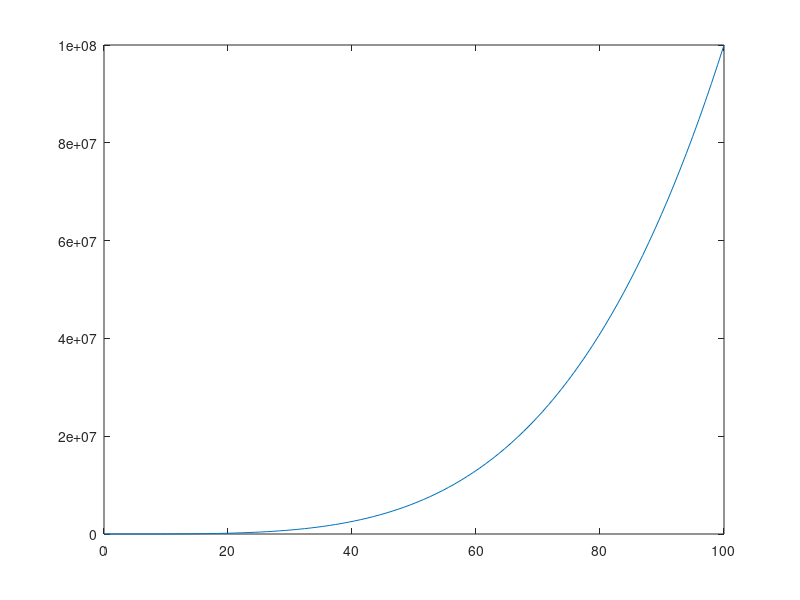

Source code (MATLAB): (Note: this script raises an error after producing the figure.)
clear all; close all; clc;

% we solve du/dt = a(t).u(t) + q(t) with u(t=0)=u0
% a(t) is an arbitrary function of time
% when employing a user-chosen exact solution, u=ue, then this
% automatically sets q(t)= du/dt-a.u. otherwise, q(t)=0

% end of simulation time
tend=100;

% coefficients for time dependence of exact solution, if selected
coef = [1 1 1 1 1 1]; % coef for t^0, t^1, t^2, t^3, t^4, t^5
coef = [0 0 0 0 1 1]; % coef for t^0, t^1, t^2, t^3, t^4, t^5

% a(t) choice 0(constant) 1(linear) 2(decay exp) 3(incr exp)
a_type = 0;
a_const=0; % used only if a_type=0

% solution type: 0(no mms) 1(linear) 2(quadratic) 3(cubic) 4(qurtic)
% 5(quintic)
solution_type = 4;

% time_discretization 'Crank-Nicholson' or 'SDIRK33' or 'SDIRK54'
time_discretization = 'Crank-Nicholson';
time_discretization = 'SDIRK54';

% sdirk33 constants:
g=0.43586652150845899941601945119356;
A=[g 0 0; ...
    ((1-g)/2) g 0;...
    (-(6*g^2-16*g+1)/4) ((6*g^2-20*g+5)/4) g];
c=sum(A'); b=A(end,:);

% sdirk54 constants:
A=[ 1./4., 0., 0., 0., 0.;...
    1./2., 1./4., 0., 0., 0.;...
    17./50., -1./25., 1./4., 0., 0.;...
    371./1360., -137./2720., 15./544., 1./4., 0.;...
    25./24., -49./48., 125./16., -85./12., 1./4.];
c=sum(A'); b=A(end,:);

% tolerances for odesolvers
rtol = 1e-13; abso = 1e-13;
atol  = abso*ones(length([1]),1);
options = odeset('RelTol',rtol,'AbsTol',atol,'InitialStep',1e-10);

% pick function for a(t)
switch a_type
    case 0 % constant
        a = @(t)(0.*t+a_const);
        dadt = @(t)(0.*t);
    case 1 % linear
        a = @(t)(t);
        dadt = @(t)(0.*t+1.);
    case 2 % decaying exponential
        a = @(t)(exp(-t));
        dadt = @(t)(-exp(-t));
    case 3 % increasing exponential
        a = @(t)(exp(t));
        dadt = @(t)(exp(-t));
    otherwise
        error('unknown type for function a(t)');
end

% pick function for q(t)
if solution_type == 0
    % no manufactured solution
    % set q(t)
    q = @(t) (0.*t);
    % impose initial value
    u0 = 1;
    % solve the ODE to get the final time reference value
    [tt,uu]=ode15s(@scalar_ssres,[0 tend],u0,options,a,q);
    % extract reference value
    u_ref = uu(end);
    % plot
    plot(tt,uu); hold all;
else
    switch solution_type
        
        case 1 % u_exact is linear
            exact = @(t)(coef(1)+coef(2)*t);
            dexactdt = @(t)(coef(2));
            
        case 2 % u_exact is quadratic
            exact = @(t)(coef(1)+coef(2)*t+coef(3)*t.^2);
            dexactdt = @(t)(coef(2)+2*coef(3)*t);
            
        case 3 % u_exact is cubic
            exact = @(t)(coef(1)+coef(2)*t+coef(3)*t.^2+coef(4)*t.^3);
            dexactdt = @(t)(coef(2)+2*coef(3)*t+3*coef(4)*t.^2);
            
        case 4 % u_exact is quartic
            exact = @(t)(coef(1)+coef(2)*t+coef(3)*t.^2+coef(4)*t.^3+coef(5)*t.^4);
            dexactdt = @(t)(coef(2)+2*coef(3)*t+3*coef(4)*t.^2+4*coef(5)*t.^3);
            
        case 5 % u_exact is quintic
            exact = @(t)(coef(1)+coef(2)*t+coef(3)*t.^2+coef(4)*t.^3+coef(5)*t.^4+coef(6)*t.^5);
            dexactdt = @(t)(coef(2)+2*coef(3)*t+3*coef(4)*t.^2+4*coef(5)*t.^3+5*coef(6)*t.^4);
            
        otherwise
            error('unknown type for solution');
    end
    % set q(t)
    q = @(t) (dexactdt(t) - a(t)*exact(t));
    % reference value
    u_ref = exact(tend);
    % plot
    tt=linspace(0,tend);
    plot(tt,exact(tt)); hold all;
    % impose initial value
    u0 = exact(0);
    % solve the ODE to get the final time reference value
    [tt,uu]=ode15s(@scalar_ssres,[0 tend],u0,options,a,q);
    % plot
    plot(tt,uu);
    fprintf('u_ref = %15.12e, u_ode = %15.12e, errpr = %g \n',u_ref,uu(end),u_ref-uu(end));
end
% u_ref = uu(end);

%%% convergence study
n_runs=12;
n_steps = 2.^linspace(0,n_runs-1,n_runs);

% n_steps=1;

for i_run=1:n_runs
    
    nbr_steps = n_steps(i_run);
    dt = tend/nbr_steps;
    
    sol=zeros(nbr_steps+1,1);
    sol(1)=u0;
    
    for it=1:nbr_steps
        if strcmpi(time_discretization,'Crank-Nicholson')
            time0 = (it-1)*dt;
            time1 = time0 + dt;
            % CN: (unew - uold)/dt = 0.5 ( a(old)u(old)+q(old) + a(new)u(new)+q(new) )
            deno = 1-dt/2*a(time1);
            sol(it+1) = ( sol(it) + dt/2*(scalar_ssres(time0,sol(it),a,q) + q(time1)) )/deno;
        elseif strcmpi(time_discretization(1:5),'SDIRK')
            % number of stages
            n_stages = str2double(time_discretization(6));
            Y=zeros(n_stages,1); ts=Y;
            % time at the beginning of the time step
            time0 = (it-1)*dt;
            
            % Yi = yn + dt sum_j { A_ij f(tj, Yj) }
            for i=1:n_stages
                % stage time
                ts(i) = time0 + c(i)*dt;
                % denominator
                deno = 1 - dt*A(i,i)*a(ts(i));
                % numerator
                nume = sol(it) + dt*A(i,i)*q(ts(i)) ;
                for j=1:i-1
                    nume = nume + dt*A(i,j)*scalar_ssres(ts(j),Y(j),a,q);
                end
                Y(i) = nume/deno;
                %                 % stage 1
                %                 Y1 = ( sol(it) + dt*A(1,1)*q(t1) )/deno;
                %                 % stage 2
                %                 t2 = time0 + c(2)*dt;
                %                 deno = 1 - dt*A(2,2)*a(t2);
                %                 Y2 = ( sol(it) + dt*A(2,1)*scalar_ssres(t1,Y1,a,q) + dt*A(2,2)*q(t2) )/deno;
                %                 % stage 3
                %                 t3 = time0 + c(3)*dt;
                %                 deno = 1 - dt*A(3,3)*a(t3);
                %                 Y3 = ( sol(it) + dt*A(3,1)*scalar_ssres(t1,Y1,a,q) + dt*A(3,2)*scalar_ssres(t2,Y2,a,q) + dt*A(3,3)*q(t3) )/deno;
            end
            % update
            sol(it+1) = Y(n_stages);
        else
            error('unknown time discretization');
        end
    end
    plot(linspace(0,tend,nbr_steps+1),sol);
    conv_sol(i_run) = abs(sol(end)-u_ref)/u_ref;
    conv_dt(i_run) = dt;
    
end

figure(2)
loglog(conv_dt,conv_sol,'+-'); hold all;
% error = C dt^p. Compute C for the smallest dt value
if strcmpi(time_discretization,'Crank-Nicholson')
    porder=2;
elseif strcmpi(time_discretization,'SDIRK33')
    porder=3;
elseif strcmpi(time_discretization,'SDIRK54')
    porder=4;
end
C = conv_sol(end)/conv_dt(end)^porder;
loglog(conv_dt,C*conv_dt.^porder);


[conv_dt' conv_sol']